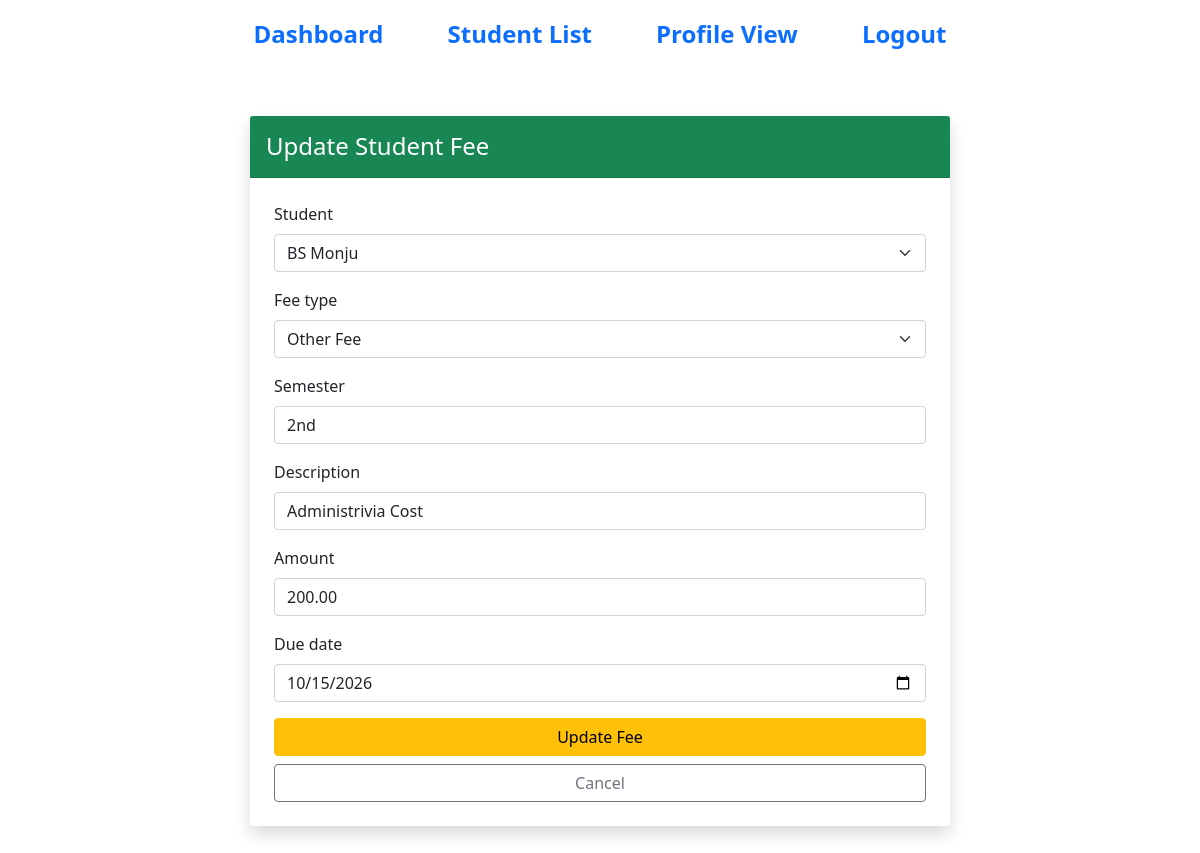
Page /fees/update/5/ (signed in) on the committed database.
### portal_app/models.py (models this page shows, shortened)
class FeeModel(models.Model):
    FEE_TYPES = [
        ('Tuition', 'Tuition Fee'),
        ('Semester', 'Semester Fee'),
        ('Other', 'Other Fee'),
    ]
    user = models.ForeignKey(
        settings.AUTH_USER_MODEL,
        on_delete=models.CASCADE,
        related_name='student_fees'
    )
    student = models.ForeignKey(
        StudentModel,
        on_delete=models.CASCADE,
        related_name='fees'
    )
    fee_type = models.CharField(
        max_length=20,
        choices=FEE_TYPES,
        null=True
    )
    semester = models.CharField(max_length=10,null=True)
    description = models.CharField(max_length=200,null=True, blank=True)
    amount = models.DecimalField(max_digits=10, decimal_places=2,null=True)
    due_date = models.DateField(null=True, blank=True)
    created_at = models.DateTimeField(auto_now_add=True)

### portal_app/views.py (the view)
# urls.py: path('fees/update/<int:f_id>/',fee_update, name='fee_update'),
@login_required
def fee_update(request, f_id):
    if request.user.role != 'Admin':
        messages.error(request, 'You are not authorized to update fees.')
        return redirect('fee_list')
    fee = get_object_or_404(FeeModel, id=f_id)
    if request.method == 'POST':
        form = StudentFeeForm(request.POST, instance=fee)
        if form.is_valid():
            form.save()
            messages.success(request, 'Fee updated successfully.')
            return redirect('fee_list')
    else:
        form = StudentFeeForm(instance=fee)
    context = {
        'form': form,
        'fee': fee,
    }
    return render(request, 'pages/fee_update.html', context)

### portal_app/forms.py (shortened to what this page needs)
class StudentFeeForm(forms.ModelForm):
    class Meta:
        model = FeeModel
        fields = '__all__'
        exclude = ['user','created_at']
        widgets = {
            'student': forms.Select(attrs={
                'class': 'form-select',
            }),
            'fee_type': forms.Select(attrs={
                'class': 'form-select',
            }),
            'semester': forms.TextInput(attrs={
                'class': 'form-control',
                'placeholder': 'Example: 1st',
            }),
            'description': forms.TextInput(attrs={
                'class': 'form-control',
                'placeholder': 'Enter fee description',
            }),
            'amount': forms.NumberInput(attrs={
                'class': 'form-control',
                'step': '0.01',
                'min': '0.01',
                'placeholder': 'Enter fee amount',
            }),
            'due_date': forms.DateInput(attrs={
                'class': 'form-control',
                'type': 'date',
            }),
        }

### portal_app/models.py (called while the page is built)
    def __str__(self):
        return self.name or self.user.username

### portal_app/templates/pages/fee_update.html (shortened to what this page needs)
{% extends 'master/base.html' %}
{% block Content %}
<div class="container py-5">
    <div class="card shadow border-0 rounded-4 mx-auto"
         style="max-width: 700px;">
        <div class="card-header bg-success text-white p-3">
            <h4 class="mb-0">Update Student Fee</h4>
        </div>
        <div class="card-body p-4">
            <form method="POST">
                {% for field in form %}
                <div class="mb-3">
                    <label class="form-label fw-semibold">
                        {{ field.label }}
                    </label>
                    {{ field }}
                </div>
                {% endfor %}
               <button type="submit" class="btn btn-warning w-100">Update Fee</button>
                <a href="{% url 'fee_list' %}" class="btn btn-outline-secondary w-100 mt-2">Cancel</a>
            </form>
        </div>
    </div>
</div>
{% endblock Content %}

### rows in the picture
FeeModel: form "BS Monju" "Other Fee" "2nd" "Administrivia Cost" "200.00" "10/15/2026"

### other values in the picture
{{ field.label }} "Student" "Fee type" "Semester" "Description" "Amount" "Due date"
